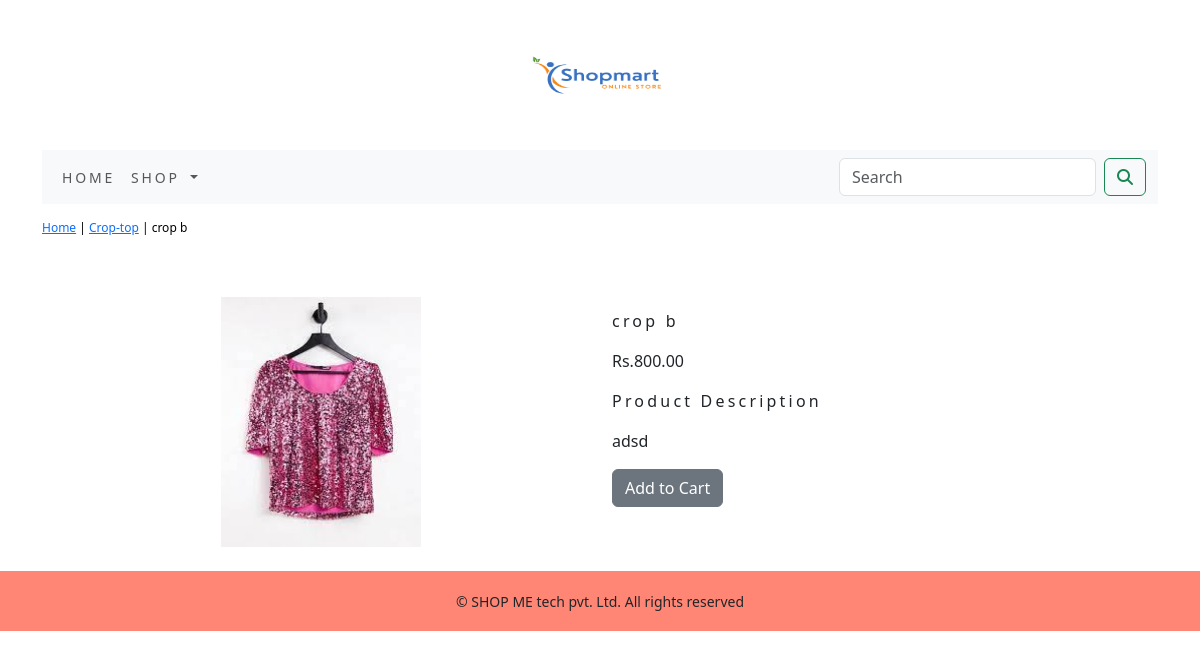
/shop/crop-top/crop-b/, run on the app's committed database.
### shop/models.py (models this page shows, shortened)
class Product(models.Model):
    name = models.CharField(max_length=250,unique=True)
    slug = models.SlugField(max_length=250,unique=True)
    description = models.TextField(blank=True)
    price = models.DecimalField(max_digits=10,decimal_places=2)
    category = models.ForeignKey(Category,on_delete=models.CASCADE)
    image = models.ImageField(upload_to='product',blank=True)
    stock = models.IntegerField()
    available = models.BooleanField(default=True)
    created = models.DateTimeField(auto_now_add=True)
    updated = models.DateTimeField(auto_now=True)
    class Meta:
        ordering = ('name',)
        verbose_name = 'product'
        verbose_name_plural ='products'

class Category(models.Model):
    name = models.CharField(max_length=250,unique=True)
    slug = models.SlugField(max_length=250,unique=True)
    description = models.TextField(blank=True)
    image = models.ImageField(upload_to='category',blank=True)
    class Meta:
        ordering = ('name',)
        verbose_name = 'category'
        verbose_name_plural = 'categories'
    def get_url(self):
        return reverse('shop:products_by_category',args=[self.slug])
    def __str__(self):
        return '{}'.format(self.name)

### shop/views.py (the view)
# urls.py: path('<slug:c_slug>/<slug:product_slug>/',views.proDetail,name='prodCatdetail'),
def proDetail(request,c_slug,product_slug):
    try:
        product = Product.objects.get(category__slug=c_slug,slug=product_slug)
    except Exception as e:
        raise e
    return render(request,'product.html',{'product':product})

### cart/context_processors.py (called while the page is built)
def counter(request):
    item_count = 0
    if 'admin' in request.path:
        return {}
    else:
        try:
            cart = Cart.objects.filter(cart_id=_cart_id(request))
            cart_items = CartItem.objects.all().filter(cart=cart[:1])
            for cart_item in cart_items:
                item_count += cart_item.quantity
        except Cart.DoesNotExist:
            item_count = 0
    return dict(item_count=item_count)

### cart/views.py (called while the page is built)
def _cart_id(request):
    cart = request.session.session_key
    if not cart:
        cart = request.session.create()
    return cart

### shop/context_processors.py (called while the page is built)
def menu_links(request):
    links = Category.objects.all()
    return dict(links=links)

### templates/product.html (shortened to what this page needs)
{% extends 'base.html' %}
{% load static %}
{% block contend %}
<div class="row my_prod_row_class">
    <div class="mx_auto">
        <p> <a href="{% url 'shop:allProductCat' %}">Home</a> | <a href="{{product.category.get_url}}">{{product.category}}</a> | {{product.name}} </p>
    </div>
</div><br>
<div class="container">
    <div class="row">
    <div class="col-12 col-sm-12 col-md-12 col-lg-6 text-center">
        <div style="min-width: 18rem;">
            <img class="my_image_s" src="{{product.image.url}}" alt="{{product.name}}">
        </div>
    </div>
        <div class="col-12 col-sm-12 col-md-12 col-lg-6">
            <div>
                <h1 class="my_prod_title">{{product.name}}</h1>
                <p>Rs.{{product.price}}</p>
                <p class="my_title">Product Description</p>
                <p class="text-justify my_prod_text">{{product.description}}</p>
                {% if product.stock <= 0 %}
                    <p class="text-justify" my_prod_text"><b>out of stock</b></p>
                {% else %}
                <a class="btn btn-secondary" href="{% url 'cart:add_cart' product.id %}">Add to Cart</a>
                {% endif %}
            </div>
        </div>
    </div>
</div><br>
{% endblock%}

### static/css/custom.css (style rules this page uses)
.my_title { font-size:16px; text_transform:uppercase; letter-spacing:.2em; }
.my_image_s { width:200px; height:250px; }
.my_prod_row_class { padding-top : 15px; padding-bottom:20px; }
.my_prod_row_class .mx_auto { color:#000; font-size:12px; text-decoration:none; }
.my_prod_title { font-size:16px; text-transform=uppercase; letter-spacing:.2em; padding-top:15px; padding-bottom:10px; }
.my_prod_text { padding-right:20px; }

### data on the page
Product: category "Crop-top", name "crop b", image (picture), price "800.00", description "adsd"
